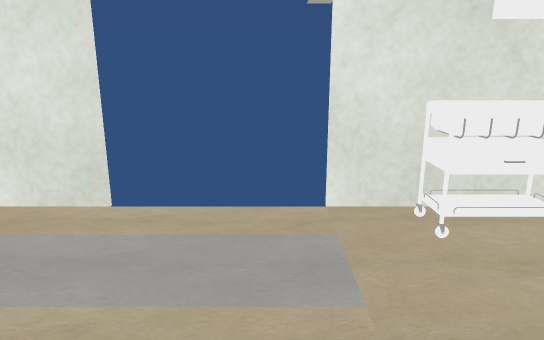
[1] (above)

12 first-person views from a walk through a 3-D level made in the Unity game engine. The camera is 1.2 m above the floor, tilts 14° down and sees 70° across. The floor is counted in squares, 0.5 m on a side. Each view is taken from the middle of a square. On the plan, view 1 faces up. The plan holds only what a view shows up to about 20 squares ahead; the rest is blank. The place goes on beyond the plan. The player is left out. Some surface patterns are stand-ins.

[2]
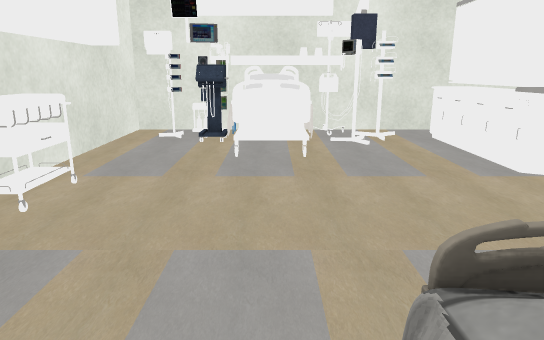

[3]
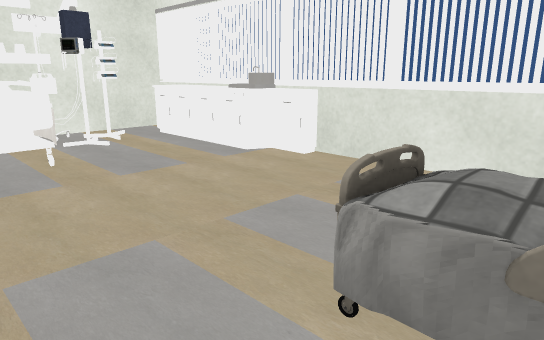

[4]
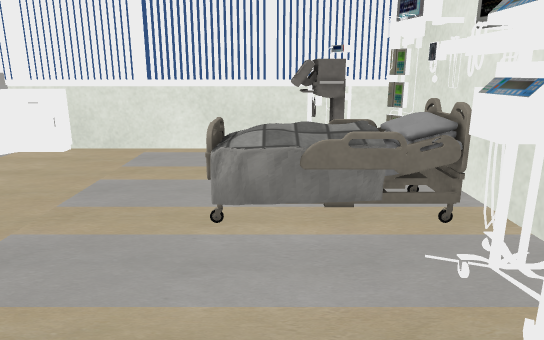

[5]
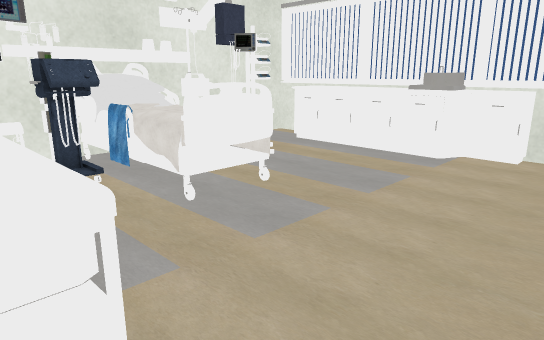

[6]
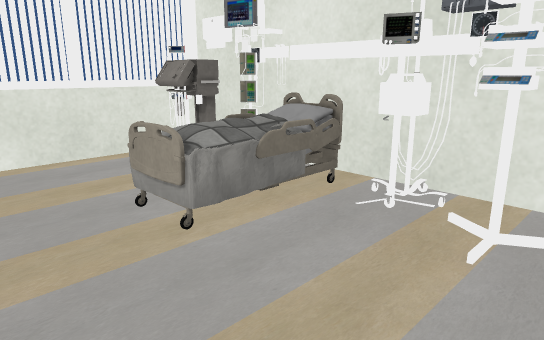

[7]
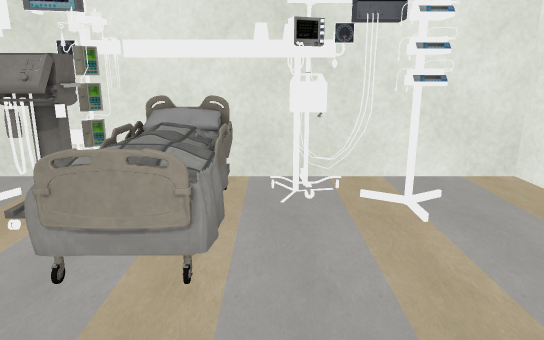

[8]
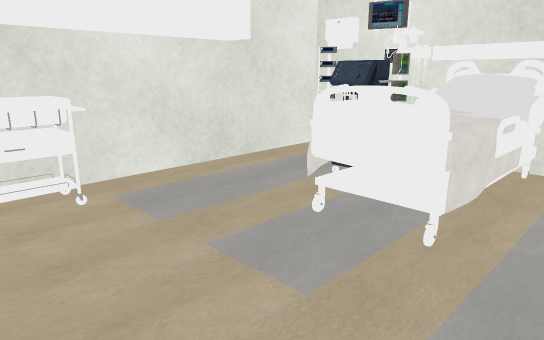

[9]
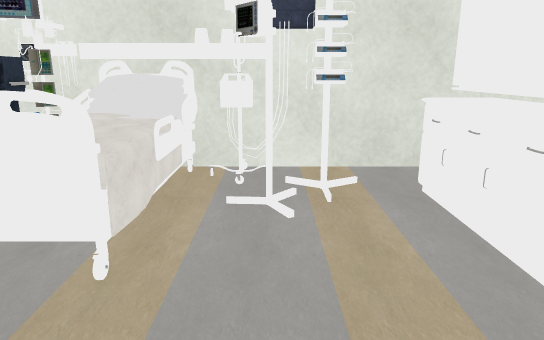

[10]
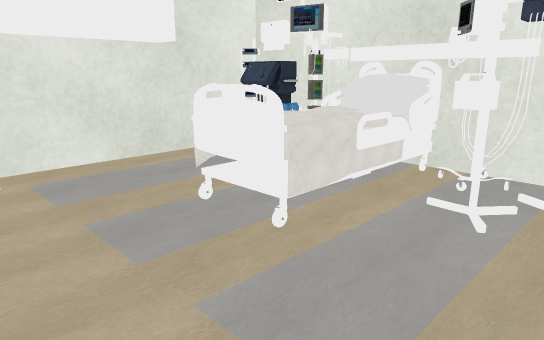

[11]
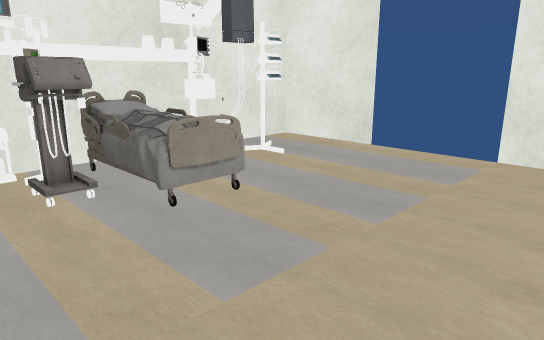

[12]
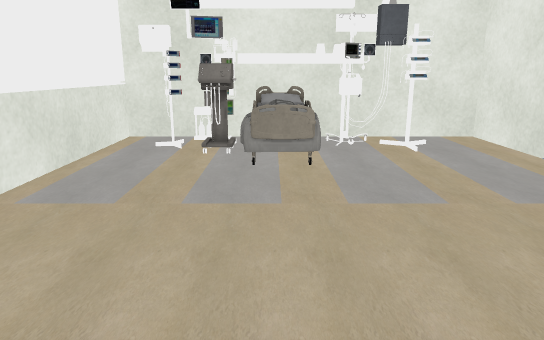

### Floor plan
Ten units are one square. View 1 is at (0, 0); x grows to the right and y downward. Boxes are objects, and circles mark ways between rooms. Rooms are numbered by the first view taken in them; rooms with no view inside come last. Other rooms are left out.
<svg viewBox="-75 -73 210 145">
<path fill="none" stroke="#000" d="M26 64 34 66 41 64M13 64 25 67 34 63 46 67 53 64M47 64 57 67 64 64M18 66 24 63M-34 24 -34 31 -45 31M54 66 59 64 66 66 71 64 81 67 88 65 95 67 100 65M-37 24 -37 31M-40 29 -35 29M68 67 130 67 130 -30M-10 66 -4 64 4 67M72 67 80 63M-18 65 -12 67M-24 67 -11 64 -4 66 3 64 9 67 17 64M-54 -20 -54 -14M-56 -13 -57 -12M-48 39 -45 42 -49 45M-48 -39 -48 -34M-55 -20 -53 -14M-56 -20 -56 -14 -60 -14M-50 -38 -44 -38 -44 -33 -50 -33 -50 -25 -55 -25M-29 -68 -70 -68 -70 40M-58 25 -56 30M-59 22 -56 26M-36 64 -31 66M-60 22 -56 30M-60 22 -55 29M97 64 106 66 113 64M100 67 108 64 119 66 125 64M-42 67 -30 64 -28 65 -25 64 -18 66M-67 -28 -67 -23M-49 64 -43 66M-48 66 -42 65 -36 67M115 -68 10 -68M119 64 130 67M-60 64 -54 67M-60 67 56 67M-44 24 -44 30M-60 65 130 65M130 -30 130 -68 115 -68"/>
<rect x="-65" y="-5" width="50" height="30" fill="#bbb"><title>bed</title></rect>
<rect x="15" y="-65" width="30" height="20" fill="#bbb"><title>cart</title></rect>
<rect x="35" y="45" width="80" height="20" fill="#bbb"><title>cupboard</title></rect>
<rect x="45" y="-65" width="50" height="10" fill="#bbb"><title>cupboard</title></rect>
<rect x="65" y="-55" width="60" height="90" fill="#bbb"><title>bed</title></rect>
<circle cx="110" cy="-60" r="3" fill="#2a7"/>
<text x="30" y="0">1</text>
<text x="120" y="-50">2</text>
</svg>
Room 1 opens to room 2.

Where each view was taken, in squares from view 1:
view 1: 0 up, 0 right, facing up
view 2: 1 up, 4 left, facing right
view 3: 3 up, 4 left, facing down-right
view 4: 6 up, 3 left, facing down
view 5: 6 up, 1 right, facing down-right
view 6: 5 up, 1 right, facing down-left
view 7: 1 up, 2 right, facing left
view 8: 2 down, 2 right, facing up-right
view 9: 2 down, 3 right, facing right
view 10: 4 down, 3 right, facing up-right
view 11: 5 down, 4 right, facing up-left
view 12: 1 down, 8 right, facing left
